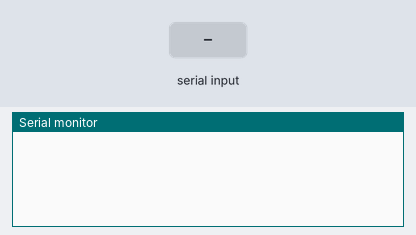
Recording of a sketch running on a simulated Arduino Uno, built with avr-gcc and run on an emulated ATmega328P. Parts: the last lines printed to the serial monitor. The test bench sets the inputs (shaded band).

Above: at 1.2 s.
1.3 s: "+\n" received over Serial
At 2.5 s:
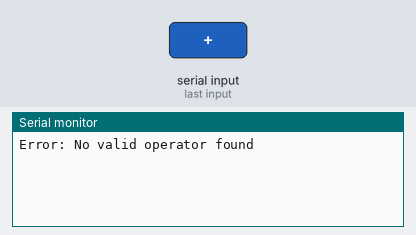
2.8 s: "1 90 45\n" received over Serial
At 4.0 s:
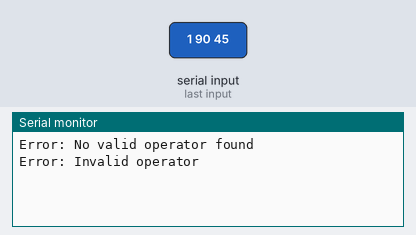

Measured:
- after the input at 1.3 s, the serial monitor: prints a new line at once (image 1)
- after the input at 2.8 s, the serial monitor: prints a new line at once (image 2)

The sketch:

ArduinoCodeFinal.ino
```cpp
String input = "";

void setup() {
  // put your setup code here, to run once:
  // Begin serial communication baud rate 9600
  Serial.begin(9600);
  // Wait until the serial monitor is open and ready
  while (!Serial);
}

void loop() {
  // Checks if there is any data available fromt the serial port
  if (Serial.available()) {
    // Reads the input string until a newline character \n
    input = Serial.readStringUntil('\n');
    // Removes leading and traiing whitespace or newline characters
    input.trim();
    // Remove carriage return
    input.replace("\r", "");

    String num1Str;
    String arithOperatorStr;
    String num2Str;


    // Finds the first and last space to split the input
    int space1 = input.indexOf(' ');
    int space2 = input.lastIndexOf(' ');

    if (space1 > 0 && space2 > space1) {
      // Extract the substrings format "5 + 3"
      num1Str = input.substring(0, space1);
      arithOperatorStr = input.substring(space1 + 1, space2);
      num2Str = input.substring(space2 + 1);
    }
    else {
      // Format without spaces: "5+3"
      int arithOperatorPos = -1;
      // Find the operator position (start from index 1 to handle negative number)
      for (int i = 1; i < input.length(); i++) {
        char c = input.charAt(i);
        if (c == '+' || c == '-' || c == '*' || c == '/' || c == '^' || c == '%' || c == 'r') {
          arithOperatorPos = i;
          break;
        }
      }
      if (arithOperatorPos > 0) {
        num1Str = input.substring(0, arithOperatorPos);
        arithOperatorStr = input.substring(arithOperatorPos, arithOperatorPos + 1);
        num2Str = input.substring(arithOperatorPos + 1);
      }
      else {
        Serial.println("Error: No valid operator found");
        return; // Exit early if no operator found
      }
    }

    // Check if we successfully parsed the input
    if (num1Str.length() > 0 && arithOperatorStr.length() > 0 && num2Str.length() > 0) {
      // Variable to store the input number and operator and convert strings to float
      float num1 = num1Str.toFloat();
      float num2 = num2Str.toFloat();
      char arithOperator = arithOperatorStr.charAt(0);

      // Variable to hold result and check if operation is valid
      float result;
      bool valid = true;

      // Performs operation based on the operator inputted
      switch (arithOperator) {
        case '+': result = num1 + num2; break;
        case '-': result = num1 - num2; break;
        case '*': result = num1 * num2; break;
        case '/':
          if (num2 != 0) result = num1 / num2;
          else {
          Serial.println("Error: Division by zero");
          valid = false;
          }
          break;
        case '^':
          // Checks if the power is of long type or decimal
          if (num2 == (long)num2) result = round(pow(num1, num2));
          else {
            result = pow(num1, num2);
          }
          break;
        case 'r':
          //float tempResult;
          //tempResult = pow(num2, (1.0/num1));
          result = pow(num2, (1.0/num1));
          // Checks if result is effectively a whole number
          if (fabs(result - round(result)) < 0.0001) {
            result = round(result);
          }
          break;
        case '%': result = (int)num1 % (int)num2; break;
        default:
          Serial.println("Error: Invalid operator"); //Handles invalid operators
          valid = false;
        }

      // Print result
      if (valid) {
        //Serial.print("Result: ");
        // Print without decimal if result is a whole number
        if (result == (long)result) {
          Serial.print(num1Str + " " + arithOperatorStr + " " + num2Str + " = ");
          Serial.println(round(result));
        }
        else {
          Serial.print(num1Str + " " + arithOperatorStr + " " + num2Str + " = ");
          Serial.println(result, 4); // Print with 6 decimal place
        }
      }
    }
    else {
      // If input format was incorrect
      Serial.println("Error: Invalid input format");
    }
  }
}
```
